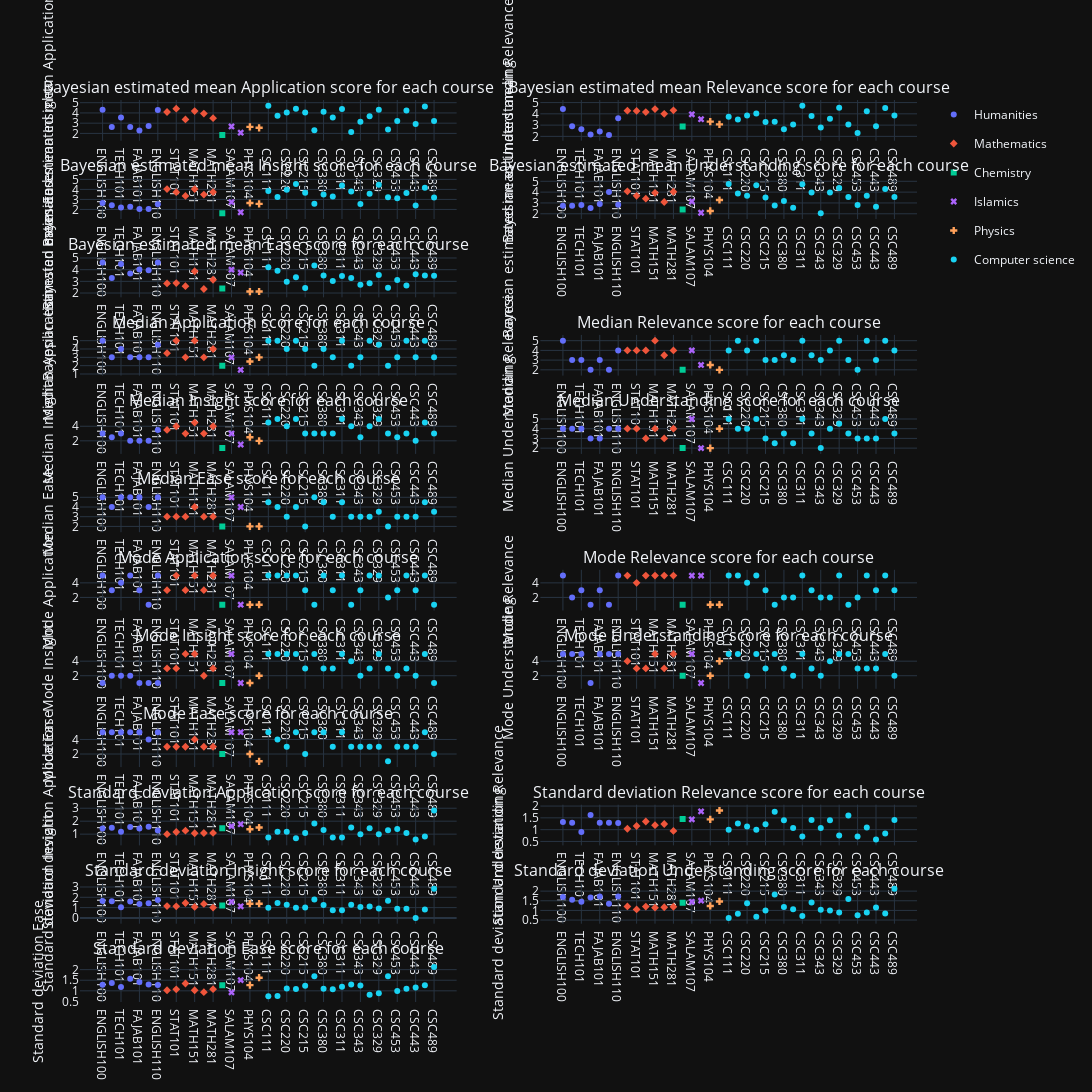

This figure's notebook cell:
### Markdown cell above
### Course ranking by criteria

### Code cell
functions = [
            lambda x: bayesian_mean(x, categories), 
            lambda x: pd.Series(np.nanmedian(x, axis=0), index=courses), 
            lambda x: pd.Series(stats.mode(x, nan_policy="omit")[0].data[0], index=courses),
            lambda x: x.std().droplevel(1),
]
function_to_name = {function: function_name for function, function_name in zip(functions, ["Bayesian estimated mean", "Median", "Mode", "Standard deviation"])}
rows = len(functions) * 3
cols = 2
subtitles = np.empty((rows, cols), dtype="object")
for f_i, function in enumerate(functions):
    for c_i, criterion in enumerate(criteria):
        row = f_i * 3 + int(c_i / 2)
        col = c_i % 2
        subtitles[row, col] = (f"{function_to_name.get(function)} {criterion} score for each course")


fig_ranking = make_subplots(rows=len(functions) * 3, cols=2, 
        subplot_titles=subtitles.reshape(-1))
        
for f_i, function in enumerate(functions):
    for c_i, criterion in enumerate(criteria):
        row = f_i * 3 + int(c_i / 2 + 1)
        col = c_i % 2 + 1
        course_to_criterion = function(df.loc[[(subject, criterion) for subject in courses]].T)

        scatter = px.scatter(course_to_criterion, color=categories, symbol=categories, hover_name=course_info_df.Description)
        for trace in scatter.select_traces():
            # Only show legend once
            if f_i == c_i == 0:
                trace.showlegend = True
            else:
                trace.showlegend = False

            fig_ranking.add_trace(
                trace,
                row=row, col=col
            )
        fig_ranking.update_yaxes(
            title=f"{function_to_name.get(function)} {criterion}",
            row=row, col=col
        )
    remove_double_naming_in_legend(fig_ranking)
    fig_ranking.update_layout(height=5000, width=1920)

name = "ranking_of_criteria"
fig_ranking.write_image(f"images/{name}.png")
name_to_figure.update({name: fig_ranking})
fig_ranking
